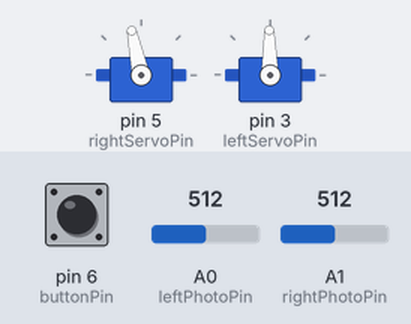
The sketch below on a simulated Arduino Uno, built with avr-gcc and run on an emulated ATmega328P. On the bench: 2 × servo. The inputs (shaded band) are chosen by the test bench; at power-on: A1 (rightPhotoPin) = 512, pin 6 (buttonPin) HIGH, A0 (leftPhotoPin) = 512.

Above: at 1.2 s.
1.3 s: A1 (rightPhotoPin) set to 531
At 1.8 s:
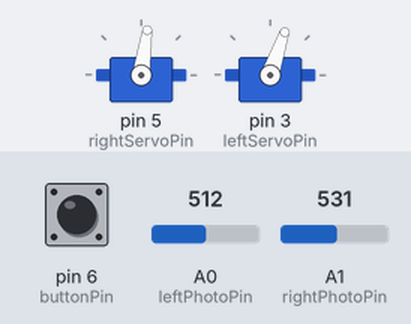
2.8 s: A1 (rightPhotoPin) set to 511
At 3.1 s:
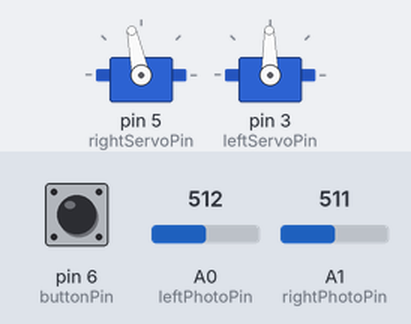
4.3 s: A1 (rightPhotoPin) set to 716
At 5.7 s:
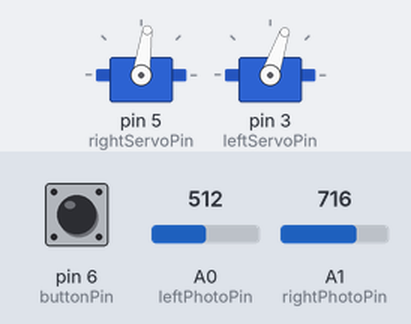
Timing chart, 0 to 7.3 s (numbered marks = the images above; inputs shaded):
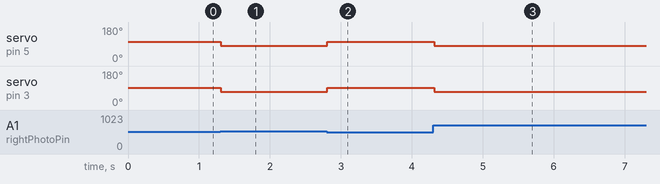

The sketch:

BlackTape.ino
```cpp
#include<Servo.h>

//declarations
Servo rightServo;
Servo leftServo;

//pins
int rightServoPin = 5;
int leftServoPin = 3;
int buttonPin = 6;
int leftPhotoPin = A0;
int rightPhotoPin = A1;

//variables
int leftLight;
int rightLight;
int leftLightMAX = 35;//(default value)
int rightLightMAX = 35;//(default value)
boolean leftOn;
boolean rightOn;

//left drive constants
int RIGHT_STOP = 92;
int RIGHT_FORWARD_MAX = RIGHT_STOP - 10;
int RIGHT_BACKWARD_MAX = RIGHT_STOP + 10;
//right drive constants
int LEFT_STOP = 81;
int LEFT_FORWARD_MAX = LEFT_STOP + 10;
int LEFT_BACKWARD_MAX = LEFT_STOP - 10;

void setup() {
  //servos
  rightServo.attach(rightServoPin);
  leftServo.attach(leftServoPin);

  //button
  pinMode(buttonPin, INPUT);
  while(digitalRead(buttonPin) != HIGH) {
    //Rewrites Stop values to current darkness on track
    rightServo.write(RIGHT_STOP);
    leftServo.write(LEFT_STOP);
  }//WHILE
}

void loop() {
  //input
  leftLight = analogRead(leftPhotoPin);
  rightLight = analogRead(rightPhotoPin);

  //process
  leftOn = leftLight < leftLightMAX;
  rightOn = rightLight < rightLightMAX;
  if (rightOn && leftOn) {
    //IF BOTH ON TRACK
    leftServo.write(LEFT_FORWARD_MAX);
    rightServo.write(RIGHT_FORWARD_MAX);
  } else if (!rightOn && !leftOn) {
    //IF BOTH OFF TRACK
    if(leftLight < rightLight) {
      //IF LEFT-SIDE DARKER
      leftServo.write(LEFT_BACKWARD_MAX);
      rightServo.write(RIGHT_FORWARD_MAX);
    } else {
      //IF RIGHT-SIDE DARKER
      leftServo.write(LEFT_FORWARD_MAX);
      rightServo.write(RIGHT_BACKWARD_MAX);
    }
  } else if (rightOn && !leftOn) {
    //IF RIGHT ON TRACK
    leftServo.write(LEFT_FORWARD_MAX);
    rightServo.write(RIGHT_BACKWARD_MAX);
  } else if (!rightOn && leftOn) {
    //IF LEFT ON TRACK
    leftServo.write(LEFT_BACKWARD_MAX);
    rightServo.write(RIGHT_FORWARD_MAX);
  }//End of IF statements

  delay(100);//Small delay to account for change
}
```

Measured:
- the behaviour switches between 512 and 513 on A1 (rightPhotoPin) (found by bisection; images 0 and 1)
- after the input at 1.3 s, servo on pin 5 (rightServoPin): 102° → 82° at once; servo on pin 3 (leftServoPin): 91° → 71° at once
- after the input at 2.8 s, servo on pin 5 (rightServoPin): 82° → 102° at once; servo on pin 3 (leftServoPin): 71° → 91° at once
- after the input at 4.3 s, servo on pin 5 (rightServoPin): 102° → 82° at once; servo on pin 3 (leftServoPin): 91° → 71° at once
